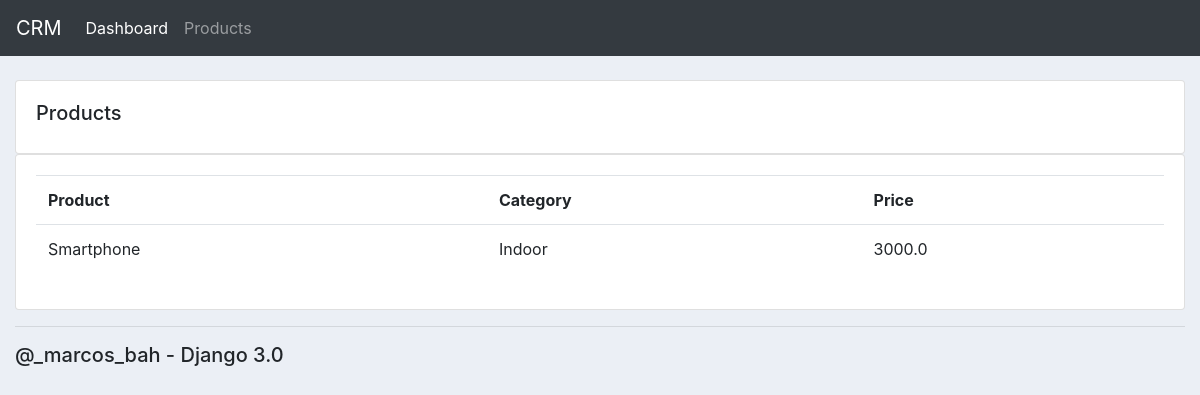
Before: /products/ with the older database file.
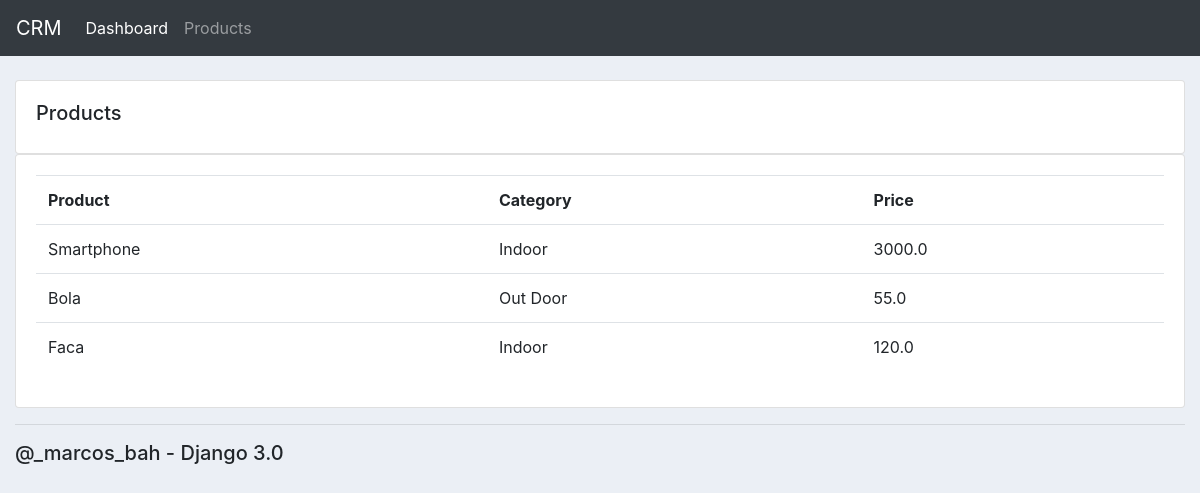
After: the same page with the newer database file.
### accounts/models.py (models this page shows, shortened)
class Product(models.Model):
    CATEGORY = (
        ('Indoor', 'Indoor'),
        ('Out Door', 'Out Door'),
    )
    name = models.CharField(max_length=200, null=True)
    price = models.FloatField(null=True)
    category = models.CharField(max_length=200, null=True, choices=CATEGORY)
    description = models.CharField(max_length=200, null=True, blank=True)
    date_created = models.DateTimeField(auto_now_add=True, null=True)
    tags = models.ManyToManyField(Tag)

### accounts/views.py (the view)
# urls.py: path('products/', views.products, name="products"),
def products(req):
    products = Product.objects.all()
    return render(req, 'accounts/products.html', {
        'products': products
    })

### accounts/templates/accounts/products.html (shortened to what this page needs)
{% extends 'accounts/main.html' %}
{% block content %}
<br>
<div class = "row">
    <div class = "col-md">
        <div class = "card card-body">
            <h5>Products</h5>
        </div>
        <div class="card card-body">
            <table class="table">
                <tr>
                    <th>Product</th>
                    <th>Category</th>
                    <th>Price</th>
                </tr>
                {% for i in products %}
                    <tr>
                        <td>{{ i.name }}</td>
                        <td>{{ i.category }}</td>
                        <td>{{ i.price }}</td>
                    </tr>
                {% endfor %}
            </table>
        </div>
    </div>
</div>
{% endblock content %}

Changed rows visible on the page:
added Product: name "Bola", category "Out Door", price "55.0"
added Product: name "Faca", category "Indoor", price "120.0"
